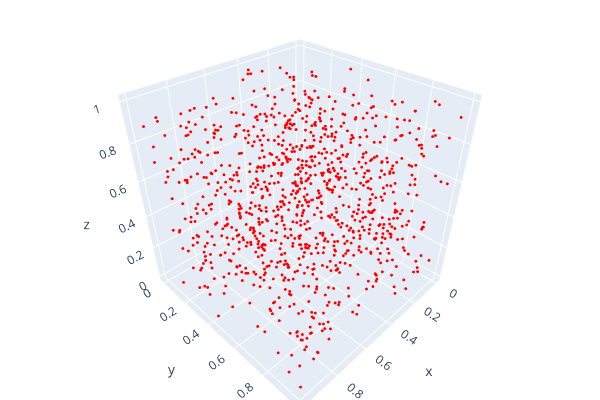

Here is the notebook cell this chart was saved with:
### Code cell
import open3d as o3d
import numpy as np
import plotly.graph_objects as go

pcd = o3d.geometry.PointCloud()
points = np.random.rand(1000,3)
pcd.points = o3d.utility.Vector3dVector(points)

o3d.visualization.draw_plotly([pcd])

### Figure 1 — Plotly figure (JSON) as saved in the notebook; plotly's stock layout.template omitted (floating-point values rounded to 4 significant figures; data arrays with more than 128 entries replaced by an {"elided": "..."} marker saying what was removed)
{"data": [{"marker": {"color": {"elided": "1000x3 int values"}, "size": 1}, "mode": "markers", "type": "scatter3d", "x": {"elided": "1000 float values"}, "y": {"elided": "1000 float values"}, "z": {"elided": "1000 float values"}}], "layout": {"height": 400, "margin": {"b": 0, "l": 0, "r": 0, "t": 0}, "scene": {"aspectmode": "auto", "aspectratio": {"x": 0.9994, "y": 1.001, "z": 1.0}, "camera": {"center": {"x": 0, "y": 0, "z": 0}, "up": {"x": 0, "y": 0, "z": 1}}}, "showlegend": false, "width": 600}}
